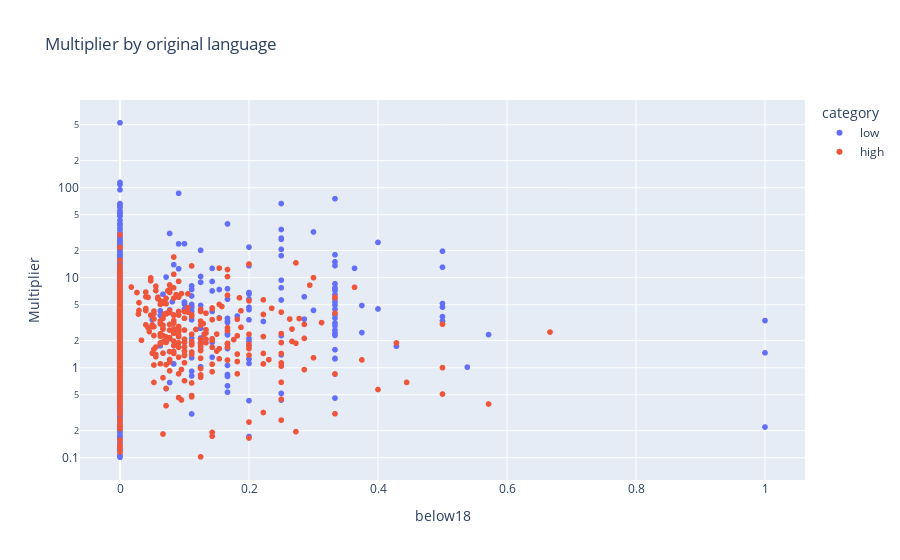

The code cell stored with this chart in its notebook:
### Code cell
# Plot the multiplier vs original language 

fig = px.scatter(df, x='below18', y='multiplier', color='category',
                 labels={'language': 'Original Language', 'multiplier': 'Multiplier'},
                 title='Multiplier by original language', log_y=True)

fig.show()

### Figure 1 — Plotly figure (JSON) as saved in the notebook; plotly's stock layout.template omitted (floating-point values rounded to 4 significant figures; data arrays with more than 128 entries replaced by an {"elided": "..."} marker saying what was removed)
{"data": [{"hovertemplate": "category=low<br>below18=%{x}<br>Multiplier=%{y}<extra></extra>", "legendgroup": "low", "marker": {"color": "#636efa", "symbol": "circle"}, "mode": "markers", "name": "low", "showlegend": true, "type": "scattergl", "x": {"elided": "855 float values"}, "xaxis": "x", "y": {"elided": "855 float values"}, "yaxis": "y"}, {"hovertemplate": "category=high<br>below18=%{x}<br>Multiplier=%{y}<extra></extra>", "legendgroup": "high", "marker": {"color": "#EF553B", "symbol": "circle"}, "mode": "markers", "name": "high", "showlegend": true, "type": "scattergl", "x": {"elided": "846 float values"}, "xaxis": "x", "y": {"elided": "846 float values"}, "yaxis": "y"}], "layout": {"legend": {"title": {"text": "category"}, "tracegroupgap": 0}, "title": {"text": "Multiplier by original language"}, "xaxis": {"anchor": "y", "domain": [0, 1], "title": {"text": "below18"}}, "yaxis": {"anchor": "x", "domain": [0, 1], "title": {"text": "Multiplier"}, "type": "log"}}}
